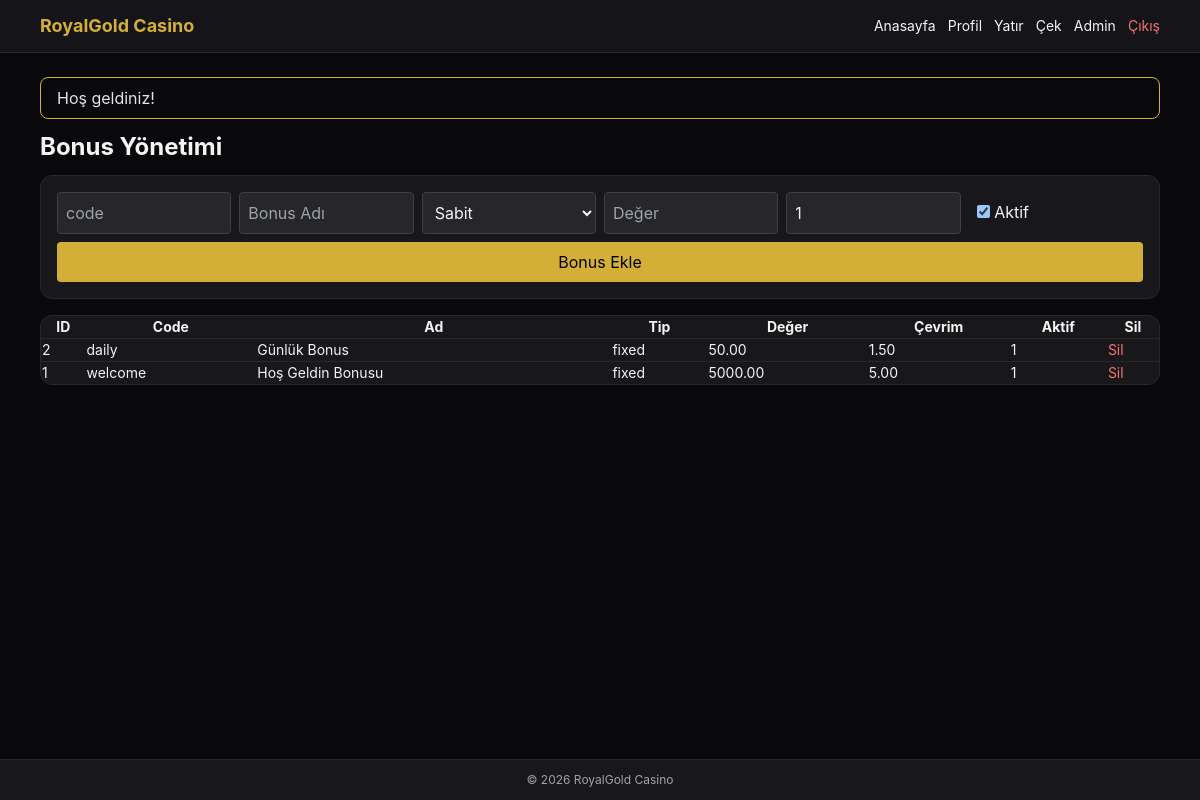
The app's page /admin/bonuses.php (signed in) with its own data.
### tables this page shows
CREATE TABLE bonuses (
  id INT AUTO_INCREMENT PRIMARY KEY,
  code VARCHAR(40) NOT NULL UNIQUE,
  name VARCHAR(120) NOT NULL,
  type ENUM('fixed','percent') NOT NULL DEFAULT 'fixed',
  value DECIMAL(14,2) NOT NULL,
  wager_multiplier DECIMAL(8,2) NOT NULL DEFAULT 1,
  is_active TINYINT(1) NOT NULL DEFAULT 1,
  created_at DATETIME NOT NULL
);

### includes/bootstrap.php (called while the page is built, shortened)
<?php
$config = require __DIR__ . '/config.php';
require_once __DIR__ . '/functions.php';
require_once __DIR__ . '/auth.php';
$db = DB::conn($config['db']);
$settingsStmt = $db->query('SELECT setting_key, setting_value FROM site_settings');
$siteSettings = [];
foreach ($settingsStmt->fetchAll() as $row) {
    $siteSettings[$row['setting_key']] = $row['setting_value'];
}

### includes/functions.php (called while the page is built, shortened)
<?php
function e(string $value): string
{
    return htmlspecialchars($value, ENT_QUOTES | ENT_SUBSTITUTE, 'UTF-8');
}
function pull_flash(): array
{
    $messages = $_SESSION['flash'] ?? [];
    return $messages;
}

### includes/auth.php (called while the page is built, shortened)
<?php
function current_user(PDO $db): ?array
{
    $id = $_SESSION['user_id'] ?? null;
    $stmt = $db->prepare('SELECT id, name, email, role, balance, is_banned, iban, created_at FROM users WHERE id = :id LIMIT 1');
    $stmt->execute([':id' => (int) $id]);
    $user = $stmt->fetch();
    return $user;
}

### admin/bonuses.php (the view, shortened to what this page needs)
<?php
require __DIR__ . '/../includes/bootstrap.php';
$bonuses = $db->query('SELECT * FROM bonuses ORDER BY id DESC')->fetchAll();
include __DIR__ . '/../includes/views/header.php';
?>
<h1 class="text-2xl font-bold mb-3">Bonus Yönetimi</h1>
<form method="post" class="grid md:grid-cols-6 gap-2 bg-zinc-900 border border-zinc-800 p-4 rounded-xl mb-4">
<input name="code" placeholder="code" class="p-2 rounded bg-zinc-800 border border-zinc-700">
<input name="name" placeholder="Bonus Adı" class="p-2 rounded bg-zinc-800 border border-zinc-700">
<select name="type" class="p-2 rounded bg-zinc-800 border border-zinc-700"><option value="fixed">Sabit</option><option value="percent">Yüzde</option></select>
<input name="value" placeholder="Değer" class="p-2 rounded bg-zinc-800 border border-zinc-700">
<input name="wager_multiplier" placeholder="Çevrim x" class="p-2 rounded bg-zinc-800 border border-zinc-700" value="1">
<label class="p-2"><input type="checkbox" checked name="is_active"> Aktif</label>
<button class="md:col-span-6 p-2 rounded bg-casinoGold text-black">Bonus Ekle</button>
</form>
<div class="bg-zinc-900 border border-zinc-800 rounded-xl overflow-x-auto"><table class="w-full min-w-[700px] text-sm"><thead><tr><th>ID</th><th>Code</th><th>Ad</th><th>Tip</th><th>Değer</th><th>Çevrim</th><th>Aktif</th><th>Sil</th></tr></thead><tbody>
<?php foreach ($bonuses as $b): ?><tr class="border-t border-zinc-800"><td><?= $b['id'] ?></td><td><?= e($b['code']) ?></td><td><?= e($b['name']) ?></td><td><?= e($b['type']) ?></td><td><?= $b['value'] ?></td><td><?= $b['wager_multiplier'] ?></td><td><?= $b['is_active'] ?></td><td><form method="post"><input type="hidden" name="csrf_token" value="<?= e(csrf_token()) ?>"><input type="hidden" name="id" value="<?= $b['id'] ?>"><button class="text-red-400" name="action" value="delete">Sil</button></form></td></tr><?php endforeach; ?>
</tbody></table></div>
<?php include __DIR__ . '/../includes/views/footer.php'; ?>

### includes/views/header.php (shortened to what this page needs)
<?php
$user = current_user($db);
$appName = $siteSettings['site_name'] ?? $config['app']['name'];
?><!doctype html>
<html lang="tr" class="dark">
<head>
    <script src="https://cdn.tailwindcss.com"></script>
    <link rel="stylesheet" href="/assets/css/app.css">
</head>
<body class="bg-zinc-950 text-zinc-100 min-h-screen flex flex-col">
<header class="sticky top-0 z-30 bg-zinc-900/90 backdrop-blur border-b border-zinc-800">
    <div class="max-w-6xl mx-auto px-4 py-3 flex items-center justify-between gap-2">
        <a href="/index.php" class="font-bold text-casinoGold text-lg"><?= e($appName) ?></a>
        <nav class="flex gap-3 text-sm overflow-x-auto">
            <a href="/index.php" class="hover:text-casinoGold">Anasayfa</a>
            <?php if ($user): ?>
                <a href="/profile.php" class="hover:text-casinoGold">Profil</a>
                <a href="/deposit.php" class="hover:text-casinoGold">Yatır</a>
                <a href="/withdraw.php" class="hover:text-casinoGold">Çek</a>
                <?php if ($user['role'] === 'admin'): ?><a href="/admin/index.php" class="hover:text-casinoGold">Admin</a><?php endif; ?>
                <a href="/logout.php" class="text-red-400">Çıkış</a>
            <?php else: ?>
                <a href="/login.php" class="hover:text-casinoGold">Giriş</a>
                <a href="/register.php" class="hover:text-casinoGold">Kayıt</a>
            <?php endif; ?>
        </nav>
    </div>
</header>
<main class="flex-1 max-w-6xl w-full mx-auto px-4 py-6">
<?php foreach (pull_flash() as $f): ?>
<div class="mb-3 rounded-lg border px-4 py-2 <?= $f['type'] === 'error' ? 'border-red-500 text-red-200' : 'border-casinoGold text-zinc-200' ?>">
    <?= e($f['message']) ?>
</div>
<?php endforeach; ?>

### includes/views/footer.php (shortened to what this page needs)
</main>
<footer class="sticky bottom-0 bg-zinc-900 border-t border-zinc-800 text-xs text-zinc-400 p-3 text-center">
    © <?= date('Y') ?> <?= e($siteSettings['site_name'] ?? $config['app']['name']) ?>
</footer>
</body>
</html>

### assets/css/app.css (style rules this page uses)
:root { color-scheme: dark; }
body { font-family: Inter, ui-sans-serif, system-ui, sans-serif; }

### records on screen
bonuses: id "2", code "daily", name "Günlük Bonus", type "fixed", value "50.00", wager_multiplier "1.50", is_active "1"
bonuses: id "1", code "welcome", name "Hoş Geldin Bonusu", type "fixed", value "5000.00", wager_multiplier "5.00", is_active "1"

### other values on screen
$appName "RoyalGold Casino"
$f['message'] "Hoş geldiniz!"
$siteSettings['site_name'] "RoyalGold Casino"
